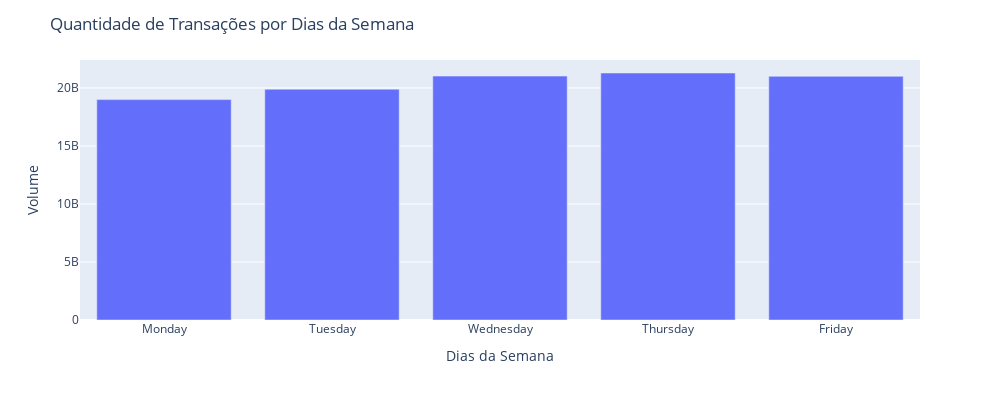

Notebook cell for this chart:
### Code cell
# Obtendo o Somatório do Volume agrupado por NameDayOfWeek, DayOfWeek e ordenado por dias da semana
df_volume = df.groupby(['NameDayOfWeek', 'DayOfWeek'], as_index=False)['Volume'].sum().sort_values(by='DayOfWeek')

exibirBarPlot(df_volume, 'NameDayOfWeek', 'Volume', title='Quantidade de Transações por Dias da Semana', ylabel='Volume', xlabel='Dias da Semana')

### Figure 1 — Plotly figure (JSON) as saved in the notebook; plotly's stock layout.template omitted (floating-point values rounded to 4 significant figures)
{"data": [{"alignmentgroup": "True", "hovertemplate": "NameDayOfWeek=%{x}<br>Volume=%{y}<extra></extra>", "legendgroup": "", "marker": {"color": "#636efa", "pattern": {"shape": ""}}, "name": "", "offsetgroup": "", "orientation": "v", "showlegend": false, "textposition": "auto", "type": "bar", "x": ["Monday", "Tuesday", "Wednesday", "Thursday", "Friday"], "xaxis": "x", "y": [18995508600, 19890514500, 21022900500, 21288845600, 21002631500], "yaxis": "y"}], "layout": {"autosize": false, "barmode": "relative", "height": 400, "legend": {"tracegroupgap": 0}, "margin": {"t": 60}, "title": {"text": "<span>Quantidade de Transações por Dias da Semana</span>"}, "width": 1000, "xaxis": {"anchor": "y", "domain": [0, 1], "title": {"text": "<span>Dias da Semana</span>"}}, "yaxis": {"anchor": "x", "domain": [0, 1], "title": {"text": "<span>Volume</span>"}}}}
